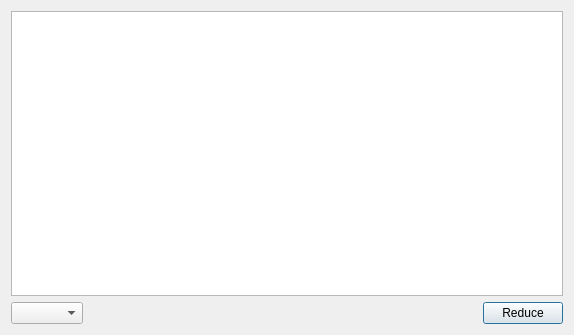
<?xml version="1.0" encoding="UTF-8"?>
<ui version="4.0">
 <class>ReduceDialog</class>
 <widget class="QDialog" name="ReduceDialog">
  <property name="geometry">
   <rect>
    <x>0</x>
    <y>0</y>
    <width>574</width>
    <height>335</height>
   </rect>
  </property>
  <property name="windowTitle">
   <string>Grid Merge</string>
  </property>
  <layout class="QVBoxLayout" name="verticalLayout_2">
   <item>
    <widget class="QFrame" name="frame_2">
     <property name="frameShape">
      <enum>QFrame::Shape::NoFrame</enum>
     </property>
     <property name="frameShadow">
      <enum>QFrame::Shadow::Raised</enum>
     </property>
     <layout class="QHBoxLayout" name="horizontalLayout_2">
      <property name="leftMargin">
       <number>0</number>
      </property>
      <property name="topMargin">
       <number>0</number>
      </property>
      <property name="rightMargin">
       <number>0</number>
      </property>
      <property name="bottomMargin">
       <number>0</number>
      </property>
      <item>
       <widget class="QListView" name="listView"/>
      </item>
     </layout>
    </widget>
   </item>
   <item>
    <widget class="QFrame" name="frame">
     <property name="frameShape">
      <enum>QFrame::Shape::NoFrame</enum>
     </property>
     <property name="frameShadow">
      <enum>QFrame::Shadow::Raised</enum>
     </property>
     <layout class="QHBoxLayout" name="horizontalLayout">
      <property name="leftMargin">
       <number>0</number>
      </property>
      <property name="topMargin">
       <number>0</number>
      </property>
      <property name="rightMargin">
       <number>0</number>
      </property>
      <property name="bottomMargin">
       <number>0</number>
      </property>
      <item>
       <widget class="QComboBox" name="methodComboBox"/>
      </item>
      <item>
       <spacer name="horizontalSpacer">
        <property name="orientation">
         <enum>Qt::Orientation::Horizontal</enum>
        </property>
        <property name="sizeHint" stdset="0">
         <size>
          <width>450</width>
          <height>20</height>
         </size>
        </property>
       </spacer>
      </item>
      <item>
       <widget class="QPushButton" name="reduceButton">
        <property name="toolTip">
         <string>Aply the selected changes</string>
        </property>
        <property name="text">
         <string>Reduce</string>
        </property>
       </widget>
      </item>
     </layout>
    </widget>
   </item>
  </layout>
 </widget>
 <resources/>
 <connections/>
</ui>
